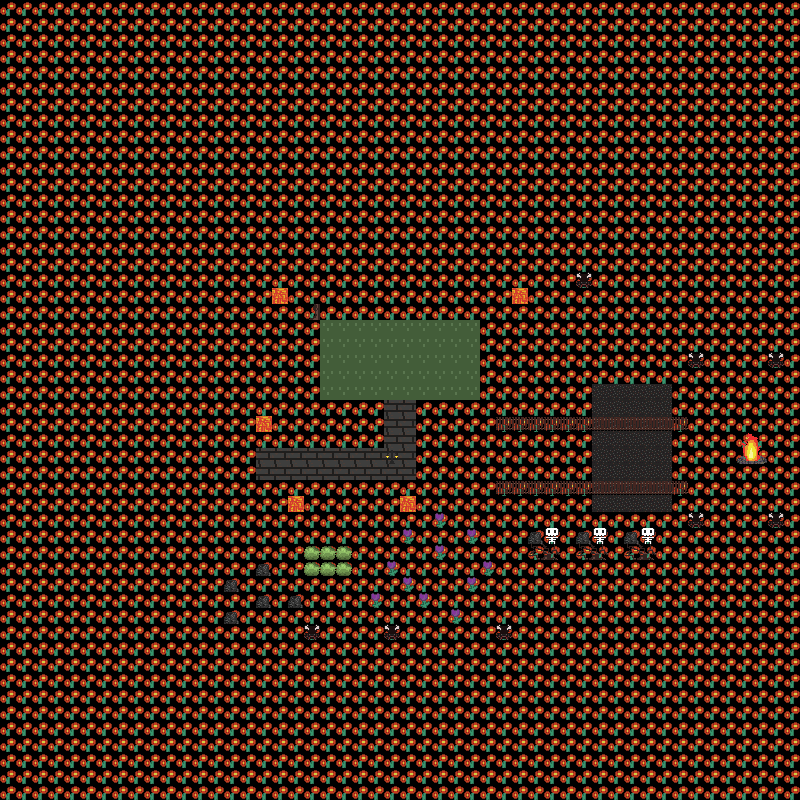

This is a level from a 2D game, rendered from its Tiled map with the project's own tilesets. A one-line summary and the map file follow, with tile-layer data summarised:
An orthogonal 50x50 tile map with 16x16 px tiles, 14 tile layers (ground, water, lava, red_flower, ...), 3 tilesets.

<map version="1.10" tiledversion="1.11.0" orientation="orthogonal" renderorder="right-down" width="50" height="50" tilewidth="16" tileheight="16" infinite="0" nextlayerid="19" nextobjectid="7">
 <tileset firstgid="1" source="tilesheet.tsx" />
 <tileset firstgid="31" source="tilesheet.tsx" />
 <tileset firstgid="61" source="tilesheet.tsx" />
 <layer id="1" name="ground" width="50" height="50">
  <data>[2500 cells, 2500 non-empty, 3 distinct tile ids]</data>
 </layer>
 <layer id="13" name="water" width="50" height="50">
  <data>[2500 cells, 40 non-empty, 1 distinct tile ids]</data>
 </layer>
 <layer id="14" name="lava" width="50" height="50">
  <data>[2500 cells, 40 non-empty, 1 distinct tile ids]</data>
 </layer>
 <layer id="16" name="red_flower" width="50" height="50">
  <data>[2500 cells, 5 non-empty, 1 distinct tile ids]</data>
 </layer>
 <layer id="17" name="purple_flower" width="50" height="50">
  <data>[2500 cells, 6 non-empty, 1 distinct tile ids]</data>
 </layer>
 <layer id="18" name="rock" width="50" height="50">
  <data>[2500 cells, 5 non-empty, 1 distinct tile ids]</data>
 </layer>
 <layer id="15" name="bridge" width="50" height="50">
  <data>[2500 cells, 24 non-empty, 1 distinct tile ids]</data>
 </layer>
 <layer id="2" name="walls" width="50" height="50">
  <data>[2500 cells, 32 non-empty, 6 distinct tile ids]</data>
 </layer>
 <layer id="3" name="light" width="50" height="50">
  <data>[2500 cells, 5 non-empty, 1 distinct tile ids]</data>
 </layer>
 <layer id="10" name="bonfire" width="50" height="50">
  <data>[2500 cells, 4 non-empty, 4 distinct tile ids]</data>
 </layer>
 <layer id="4" name="bush" width="50" height="50">
  <data>[2500 cells, 6 non-empty, 1 distinct tile ids]</data>
 </layer>
 <layer id="5" name="tree" width="50" height="50">
  <data>[2500 cells, 12 non-empty, 4 distinct tile ids]</data>
 </layer>
 <layer id="8" name="player" width="50" height="50">
  <data>[2500 cells, 1 non-empty, 1 distinct tile ids]</data>
 </layer>
 <layer id="9" name="skeleton" width="50" height="50">
  <data>[2500 cells, 8 non-empty, 1 distinct tile ids]</data>
 </layer>
</map>